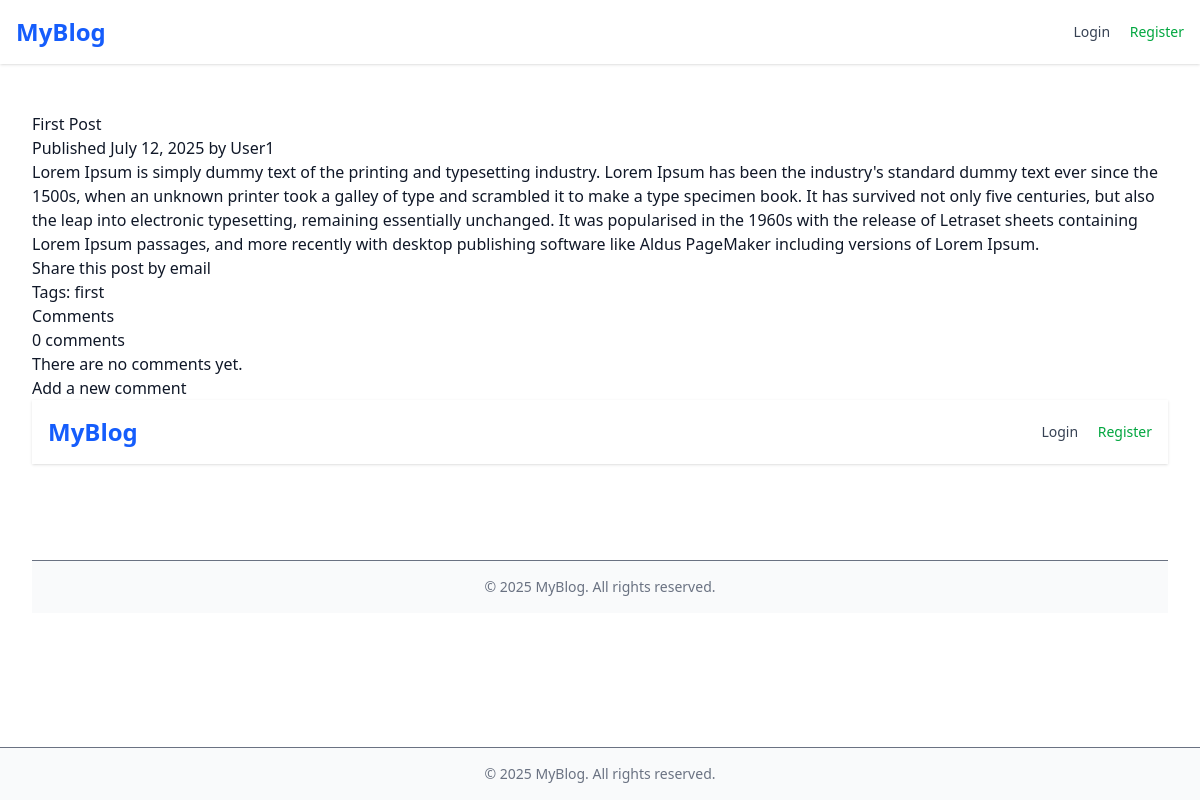
Screenshot of /blog/2025/7/12/first-post/ with the database file from the repository.
### blog/models.py (models this page shows, shortened)
class Post(models.Model):
    class Status(models.TextChoices):
        DRAFT = 'DF', 'Draft'
        PUBLISHED = 'P', 'Published'
    author = models.ForeignKey(settings.AUTH_USER_MODEL, on_delete=models.CASCADE)
    title = models.CharField(max_length=250)
    slug = models.SlugField(max_length=250, unique_for_date='publish')
    body = models.TextField()
    publish = models.DateTimeField(default=timezone.now)
    created = models.DateTimeField(auto_now_add=True)
    updated = models.DateTimeField(auto_now=True)
    status = models.CharField(max_length=2, choices=Status.choices, default=Status.DRAFT)
    tags = TaggableManager()  # Allows tagging of posts
    class Meta:
        ordering = ['-publish']

### account/models.py (models this page shows)
class CustomUser(AbstractUser):
    email = models.EmailField(unique=True)  # Ensures email is unique

### blog/views.py (the view)
# urls.py: path('<int:year>/<int:month>/<int:day>/<slug:post>/', views.post_detail, name='post_detail'),
def post_detail(request, year, month, day, post):
    post = get_object_or_404(
        Post,
        publish__year=year,
        publish__month=month,
        publish__day=day,
        slug=post,
        status=Post.Status.PUBLISHED # <--- CHANGE THIS LINE!
    )
    comments = post.comments.filter(active=True)
    form = CommentForm()  # Initialize an empty form for GET requests
    return render(request,
                  'blog/post/detail.html',
                  {'post': post,
                   'comments': comments,  # Pass comments to the template
                   'form': form})  # Pass the comment form to the template

### templates/blog/post/detail.html (shortened to what this page needs)
{% extends "base.html" %}
{% block content %}
    <h1>{{ post.title }}</h1>
    <p class="date">
        Published {{ post.publish|date:"F d, Y" }} by {{ post.author }}
    </p>
    {{ post.body|linebreaks }}
    <p class="post-share">
        <a href="{% url 'blog:post_share' post.id %}">
            Share this post by email
        </a>
    </p>
    {% if post.tags.all %}
        <p>
            Tags:
            {% for tag in post.tags.all %}
                <a href="{% url 'blog:post_list_by_tag' tag.slug %}">{{ tag.name }}</a>{% if not forloop.last %}, {% endif %}
            {% endfor %}
        </p>
    {% endif %}
    <h2>Comments</h2>
    {% with comments.count as total_comments %}
        <h3>
            {{ total_comments }} comment{{ total_comments|pluralize }}
        </h3>
    {% endwith %}
    {% for comment in comments %}
        <div class="comment">
            <p class="info">
                Comment by {{ comment.name }}
                {{ comment.created|date:"M d, Y" }}
            </p>
            {{ comment.body|linebreaks }}
        </div>
    {% empty %}
        <p>There are no comments yet.</p>
    {% endfor %}
    <h3>Add a new comment</h3>
    {% include 'blog/post/comment_form.html' with form=form post=post %}
{% endblock %}

### theme/templates/base.html (shortened to what this page needs)
{% load static %}
<!DOCTYPE html>
<html lang="en">
  <head>
    <link href="{% static 'css/dist/styles.css' %}" rel="stylesheet">
  </head>
  <body class="bg-white text-gray-900 font-sans antialiased min-h-screen flex flex-col">
    <header class="bg-white shadow-sm">
      <div class="max-w-7xl mx-auto px-4 py-4 flex justify-between items-center">
        <a href="{% url 'blog:post_list' %}" class="text-2xl font-bold text-blue-600 hover:text-blue-800">MyBlog</a>
        <div class="space-x-4 text-sm font-medium">
          {% if user.is_authenticated %}
            <a href="{% url 'account:dashboard' %}" class="text-gray-700 hover:text-blue-600">Dashboard</a>
            <form method="post" action="{% url 'account:logout' %}">
    {% csrf_token %}
    <button type="submit" class="text-red-600 hover:underline">Logout</button>
</form>
          {% else %}
            <a href="{% url 'account:login' %}" class="text-gray-700 hover:text-blue-600">Login</a>
            <a href="{% url 'account:register' %}" class="text-green-600 hover:text-green-800">Register</a>
          {% endif %}
        </div>
      </div>
    </header>
    <main class="flex-1 py-12 px-4 sm:px-6 lg:px-8">
      <div class="max-w-7xl mx-auto">
        {% block content %}{% endblock %}
      </div>
    </main>
    <footer class="bg-gray-50 border-t text-center text-sm py-4 text-gray-500 mt-auto">
      &copy; {% now "Y" %} MyBlog. All rights reserved.
    </footer>
  </body>
</html>

### templates/blog/post/comment_form.html (shortened to what this page needs)
{% extends "base.html" %}

### rows the page displays
Post: title "First Post", publish "July 12, 2025", author "User1", body "Lorem Ipsum is simply dummy text of the printing and typesetting industry. Lorem Ipsum has been the industry's standard dummy text ever since the 1500s, when an unknown printer took a galley of type and scrambled it to make a type specimen book. It has survived not only five centuries, but also the leap into electronic typesetting, remaining essentially unchanged. It was popularised in the 1960s with the release of Letraset sheets containing Lorem Ipsum passages, and more recently with desktop publishing software like Aldus PageMaker including versions of Lorem Ipsum."
Tag: name "first"

### other values shown
{{ total_comments }} "0"
